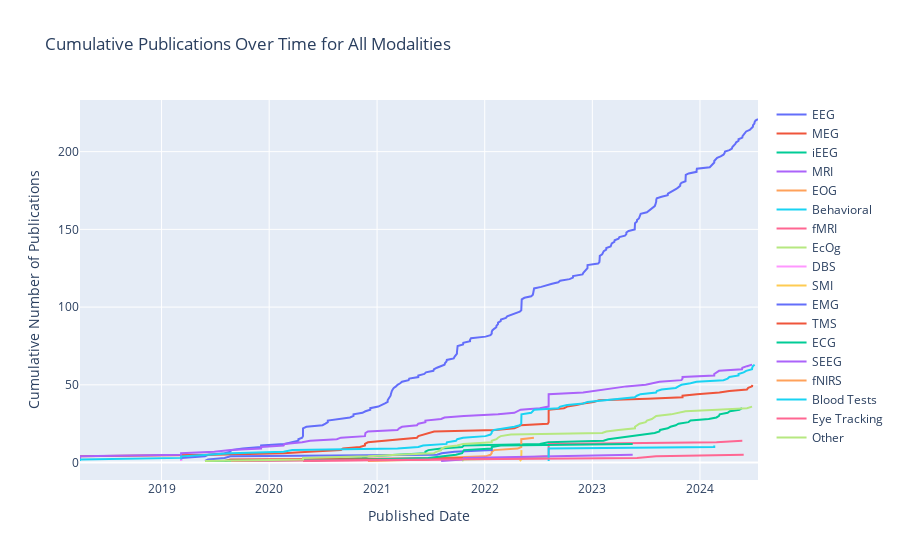

Notebook code cell kept with this figure:
### Markdown cell above
### Figure 4

Figure 4 - Published date x number of datasets x modality

A line graph showing the number of publications over time, segmented by modality

### Code cell
df_fig4 = df[['EEG Modality', 
              'MEG Modality', 
              'iEEG modality',
              'Has MRI',
              'Has EOG',
              'Has Behavioral',
              'Has fMRi',
              'Has EcOg',
              'Has DBS',
              'Has SMI',
              'Has EMG',
              'Has TMS',
              'Has ECG',
              'Has SEEG',
              'Has fNIRS',
              'Has Blood Tests',
              'Eye tracking',
              'Other (put in name)',
              'Published date']]

df_fig4.rename(columns={
    'EEG Modality': 'EEG',
    'MEG Modality': 'MEG',
    'iEEG modality': 'iEEG',
    'Has MRI': 'MRI',
    'Has EOG': 'EOG',
    'Has Behavioral': 'Behavioral',
    'Has fMRi': 'fMRI',
    'Has EcOg': 'EcOg',
    'Has DBS': 'DBS',
    'Has SMI': 'SMI',
    'Has EMG': 'EMG',
    'Has TMS': 'TMS',
    'Has ECG': 'ECG',
    'Has SEEG': 'SEEG',
    'Has fNIRS': 'fNIRS',
    'Has Blood Tests': 'Blood Tests',
    'Eye tracking': 'Eye Tracking',
    'Other (put in name)': 'Other'
}, inplace=True)

# Initialize the dictionary with empty dataframes
dfs_by_modalities = {col: pd.DataFrame(columns=df_fig4.columns) for col in df_fig4.columns if col != 'Published date'}

# Populate the dataframes
for index, row in df_fig4.iterrows():
    for col in dfs_by_modalities.keys():
        if pd.notna(row[col]):
            dfs_by_modalities[col].loc[len(dfs_by_modalities[col])] = row

dfs_by_modalities['EEG'].head()

# Convert 'Published date' to datetime for sorting
for modality, modality_df in dfs_by_modalities.items():
    modality_df['Published date'] = pd.to_datetime(modality_df['Published date'])
    dfs_by_modalities[modality] = modality_df.sort_values(by='Published date')

    # Create a cumulative count of publications over time for each modality
    dfs_by_modalities[modality]['Cumulative Publications'] = range(1, len(modality_df) + 1)

# Create a plotly line graph for all modalities
fig4 = go.Figure()

for modality, modality_df in dfs_by_modalities.items():
    fig4.add_trace(go.Scatter(
        x=modality_df['Published date'],
        y=modality_df['Cumulative Publications'],
        mode='lines',
        name=modality
    ))

fig4.update_layout(
    title='Cumulative Publications Over Time for All Modalities',
    xaxis_title='Published Date',
    yaxis_title='Cumulative Number of Publications'
)

fig4.show()

### Figure 1 — Plotly figure (JSON) as saved in the notebook; plotly's stock layout.template omitted (floating-point values rounded to 4 significant figures; data arrays with more than 128 entries replaced by an {"elided": "..."} marker saying what was removed)
{"data": [{"mode": "lines", "name": "EEG", "type": "scatter", "x": {"elided": "221 str values"}, "y": {"elided": "221 int values"}}, {"mode": "lines", "name": "MEG", "type": "scatter", "x": ["2018-03-30T10:34:00", "2018-03-30T13:14:00", "2018-03-30T14:58:00", "2018-03-30T18:40:00", "2019-06-28T18:20:00", "2020-02-18T20:21:00", "2020-05-15T07:08:00", "2020-08-31T07:30:00", "2020-09-07T08:38:00", "2020-11-03T21:07:00", "2020-11-20T20:41:00", "2020-11-20T20:41:00", "2020-11-30T21:41:00", "2021-01-24T10:37:00", "2021-03-16T21:47:00", "2021-05-16T07:35:00", "2021-05-20T17:51:00", "2021-06-05T23:01:00", "2021-06-23T07:43:00", "2021-07-13T12:17:00", "2022-02-08T02:58:00", "2022-04-11T13:09:00", "2022-04-22T19:51:00", "2022-05-02T14:15:00", "2022-08-02T18:33:00", "2022-08-05T19:55:00", "2022-08-05T19:55:00", "2022-08-05T19:55:00", "2022-08-05T19:55:00", "2022-08-05T19:55:00", "2022-08-05T19:55:00", "2022-08-05T19:55:00", "2022-08-05T19:55:00", "2022-08-05T19:55:00", "2022-09-26T16:19:00", "2022-10-07T15:21:00", "2022-11-08T11:21:00", "2022-11-30T17:54:00", "2023-01-05T14:14:00", "2023-01-23T14:29:00", "2023-07-07T16:31:00", "2023-11-02T20:12:00", "2023-11-02T20:12:00", "2023-12-21T17:05:00", "2024-03-06T18:07:00", "2024-04-09T14:11:00", "2024-06-08T10:01:00", "2024-06-12T15:58:00", "2024-06-25T16:13:00", "2024-06-26T06:05:00"], "y": [1, 2, 3, 4, 5, 6, 7, 8, 9, 10, 11, 12, 13, 14, 15, 16, 17, 18, 19, 20, 21, 22, 23, 24, 25, 26, 27, 28, 29, 30, 31, 32, 33, 34, 35, 36, 37, 38, 39, 40, 41, 42, 43, 44, 45, 46, 47, 48, 49, 50]}, {"mode": "lines", "name": "iEEG", "type": "scatter", "x": ["2020-05-18T16:49:00", "2020-08-17T06:46:00", "2020-11-11T18:39:00", "2020-12-02T21:03:00", "2021-03-10T15:56:00", "2021-06-13T20:10:00", "2021-06-13T20:10:00", "2021-06-23T18:53:00", "2021-08-06T02:20:00", "2021-10-16T12:00:00", "2021-10-22T12:45:00", "2022-07-06T15:43:00", "2022-08-04T18:02:00", "2023-02-08T00:47:00", "2023-02-23T19:33:00", "2023-04-07T11:11:00", "2023-05-17T20:25:00", "2023-06-30T21:13:00", "2023-07-31T08:40:00", "2023-08-16T13:32:00", "2023-08-18T13:22:00", "2023-09-13T16:26:00", "2023-09-22T19:54:00", "2023-10-10T22:55:00", "2023-10-20T00:10:00", "2023-11-23T04:12:00", "2023-11-29T20:55:00", "2024-01-30T13:49:00", "2024-02-26T01:22:00", "2024-03-05T16:27:00", "2024-03-07T19:23:00", "2024-04-03T22:24:00", "2024-04-10T22:04:00", "2024-05-13T17:39:00", "2024-05-22T11:05:00"], "y": [1, 2, 3, 4, 5, 6, 7, 8, 9, 10, 11, 12, 13, 14, 15, 16, 17, 18, 19, 20, 21, 22, 23, 24, 25, 26, 27, 28, 29, 30, 31, 32, 33, 34, 35]}, {"mode": "lines", "name": "MRI", "type": "scatter", "x": ["2018-03-30T10:34:00", "2018-03-30T13:14:00", "2018-03-30T14:58:00", "2018-03-30T18:40:00", "2019-03-08T05:11:00", "2019-03-08T05:11:00", "2019-06-28T18:20:00", "2019-08-22T14:07:00", "2019-12-04T14:40:00", "2019-12-04T14:48:00", "2020-02-18T20:21:00", "2020-02-21T19:41:00", "2020-04-21T23:09:00", "2020-05-18T16:49:00", "2020-08-17T06:46:00", "2020-08-31T07:30:00", "2020-11-20T20:41:00", "2020-11-20T20:41:00", "2020-11-22T09:06:00", "2020-11-30T21:41:00", "2021-03-11T07:46:00", "2021-03-16T21:47:00", "2021-03-26T13:31:00", "2021-05-16T07:35:00", "2021-05-20T17:51:00", "2021-06-13T20:10:00", "2021-06-13T20:10:00", "2021-08-06T02:20:00", "2021-08-17T16:50:00", "2021-10-22T12:45:00", "2022-02-15T02:13:00", "2022-04-11T13:09:00", "2022-04-22T19:51:00", "2022-05-02T14:15:00", "2022-07-06T15:43:00", "2022-08-05T19:55:00", "2022-08-05T19:55:00", "2022-08-05T19:55:00", "2022-08-05T19:55:00", "2022-08-05T19:55:00", "2022-08-05T19:55:00", "2022-08-05T19:55:00", "2022-08-05T19:55:00", "2022-08-05T19:55:00", "2022-11-30T17:54:00", "2023-01-05T14:14:00", "2023-02-08T00:47:00", "2023-03-30T17:04:00", "2023-04-26T11:21:00", "2023-06-30T21:13:00", "2023-07-31T17:42:00", "2023-08-16T13:32:00", "2023-10-30T04:20:00", "2023-11-02T20:12:00", "2023-11-02T20:12:00", "2024-02-18T10:39:00", "2024-02-18T10:39:00", "2024-02-26T01:22:00", "2024-03-05T16:27:00", "2024-05-22T11:05:00", "2024-05-23T16:20:00", "2024-06-08T10:01:00", "2024-06-25T16:13:00"], "y": [1, 2, 3, 4, 5, 6, 7, 8, 9, 10, 11, 12, 13, 14, 15, 16, 17, 18, 19, 20, 21, 22, 23, 24, 25, 26, 27, 28, 29, 30, 31, 32, 33, 34, 35, 36, 37, 38, 39, 40, 41, 42, 43, 44, 45, 46, 47, 48, 49, 50, 51, 52, 53, 54, 55, 56, 57, 58, 59, 60, 61, 62, 63]}, {"mode": "lines", "name": "EOG", "type": "scatter", "x": ["2020-11-30T21:41:00", "2021-06-23T07:43:00", "2021-07-23T00:06:00", "2022-01-03T18:38:00", "2022-01-20T13:46:00", "2022-01-24T19:04:00", "2022-01-24T19:05:00", "2022-02-01T20:21:00", "2022-04-22T19:51:00", "2022-05-04T22:55:00", "2022-05-04T22:56:00", "2022-05-04T22:56:00", "2022-05-04T22:57:00", "2022-05-04T22:57:00", "2022-05-04T22:58:00", "2022-06-16T23:23:00"], "y": [1, 2, 3, 4, 5, 6, 7, 8, 9, 10, 11, 12, 13, 14, 15, 16]}, {"mode": "lines", "name": "Behavioral", "type": "scatter", "x": ["2018-03-30T13:14:00", "2018-03-30T14:58:00", "2019-03-08T05:11:00", "2019-03-08T05:11:00", "2019-06-07T19:41:00", "2019-08-24T11:03:00", "2020-02-18T20:21:00", "2020-03-19T13:15:00", "2021-03-11T07:46:00", "2021-05-20T17:51:00", "2021-06-05T23:01:00", "2021-08-24T07:53:00", "2021-08-25T12:12:00", "2021-09-25T10:34:00", "2021-09-29T17:02:00", "2021-10-19T13:51:00", "2022-01-03T18:38:00", "2022-01-20T13:46:00", "2022-01-24T19:04:00", "2022-01-24T19:05:00", "2022-02-01T20:21:00", "2022-03-13T21:32:00", "2022-04-11T13:09:00", "2022-04-29T20:29:00", "2022-05-04T22:55:00", "2022-05-04T22:56:00", "2022-05-04T22:56:00", "2022-05-04T22:57:00", "2022-05-04T22:57:00", "2022-05-04T22:58:00", "2022-05-05T13:49:00", "2022-06-07T15:05:00", "2022-06-14T15:45:00", "2022-06-17T10:33:00", "2022-09-07T12:52:00", "2022-09-13T14:57:00", "2022-10-07T15:21:00", "2022-12-01T08:29:00", "2022-12-15T13:00:00", "2023-02-08T00:47:00", "2023-03-17T15:10:00", "2023-05-24T17:04:00", "2023-06-01T03:00:00", "2023-06-13T03:10:00", "2023-08-05T03:11:00", "2023-08-07T12:06:00", "2023-08-23T16:36:00", "2023-10-10T22:55:00", "2023-10-20T00:10:00", "2023-10-30T04:20:00", "2023-11-29T20:55:00", "2023-12-20T10:28:00", "2024-03-20T18:56:00", "2024-04-03T22:24:00", "2024-04-09T21:19:00", "2024-05-10T18:56:00", "2024-05-10T18:56:00", "2024-05-28T06:57:00", "2024-06-05T14:38:00", "2024-06-25T16:13:00", "2024-06-26T06:05:00", "2024-06-28T11:20:00", "2024-07-04T08:07:00"], "y": [1, 2, 3, 4, 5, 6, 7, 8, 9, 10, 11, 12, 13, 14, 15, 16, 17, 18, 19, 20, 21, 22, 23, 24, 25, 26, 27, 28, 29, 30, 31, 32, 33, 34, 35, 36, 37, 38, 39, 40, 41, 42, 43, 44, 45, 46, 47, 48, 49, 50, 51, 52, 53, 54, 55, 56, 57, 58, 59, 60, 61, 62, 63]}, {"mode": "lines", "name": "fMRI", "type": "scatter", "x": ["2020-04-24T18:49:00", "2021-08-17T16:50:00", "2022-04-11T13:09:00", "2022-08-05T19:55:00", "2022-08-05T19:55:00", "2022-08-05T19:55:00", "2022-08-05T19:55:00", "2022-08-05T19:55:00", "2022-08-05T19:55:00", "2022-08-05T19:55:00", "2022-08-05T19:55:00", "2022-08-05T19:55:00", "2024-02-26T01:22:00", "2024-05-23T16:20:00"], "y": [1, 2, 3, 4, 5, 6, 7, 8, 9, 10, 11, 12, 13, 14]}, {"mode": "lines", "name": "EcOg", "type": "scatter", "x": ["2021-10-16T12:00:00", "2021-10-22T12:45:00", "2022-08-04T18:02:00"], "y": [1, 2, 3]}, {"mode": "lines", "name": "DBS", "type": "scatter", "x": ["2019-03-08T05:11:00", "2019-03-08T05:11:00"], "y": [1, 2]}, {"mode": "lines", "name": "SMI", "type": "scatter", "x": ["2022-04-29T20:29:00", "2022-05-04T22:55:00", "2022-05-04T22:56:00", "2022-05-04T22:56:00", "2022-05-04T22:57:00", "2022-05-04T22:57:00", "2022-05-04T22:58:00", "2022-05-05T13:49:00"], "y": [1, 2, 3, 4, 5, 6, 7, 8]}, {"mode": "lines", "name": "EMG", "type": "scatter", "x": ["2019-05-28T11:48:00", "2019-06-07T19:41:00", "2019-08-02T15:03:00", "2019-08-22T14:07:00", "2021-07-23T00:06:00", "2021-08-08T03:26:00", "2021-09-20T13:44:00", "2022-01-24T19:04:00", "2022-01-24T19:05:00"], "y": [1, 2, 3, 4, 5, 6, 7, 8, 9]}, {"mode": "lines", "name": "TMS", "type": "scatter", "x": ["2019-08-02T15:03:00", "2019-08-22T14:07:00", "2022-02-15T02:13:00"], "y": [1, 2, 3]}, {"mode": "lines", "name": "ECG", "type": "scatter", "x": ["2019-05-28T11:48:00", "2020-11-30T21:41:00", "2021-06-23T07:43:00", "2021-08-08T03:26:00", "2021-09-25T10:34:00", "2021-10-16T12:00:00", "2021-10-19T13:51:00", "2021-10-22T12:45:00", "2022-01-24T19:04:00", "2022-01-24T19:05:00", "2022-02-24T03:20:00", "2023-05-17T20:25:00"], "y": [1, 2, 3, 4, 5, 6, 7, 8, 9, 10, 11, 12]}, {"mode": "lines", "name": "SEEG", "type": "scatter", "x": ["2021-08-06T02:20:00", "2021-10-16T12:00:00", "2021-10-22T12:45:00", "2022-08-04T18:02:00", "2023-05-17T20:25:00"], "y": [1, 2, 3, 4, 5]}, {"mode": "lines", "name": "fNIRS", "type": "scatter", "x": ["2022-02-15T04:52:00"], "y": [1]}, {"mode": "lines", "name": "Blood Tests", "type": "scatter", "x": ["2022-08-05T19:55:00", "2022-08-05T19:55:00", "2022-08-05T19:55:00", "2022-08-05T19:55:00", "2022-08-05T19:55:00", "2022-08-05T19:55:00", "2022-08-05T19:55:00", "2022-08-05T19:55:00", "2022-08-05T19:55:00", "2024-02-18T10:39:00", "2024-02-18T10:39:00"], "y": [1, 2, 3, 4, 5, 6, 7, 8, 9, 10, 11]}, {"mode": "lines", "name": "Eye Tracking", "type": "scatter", "x": ["2019-08-24T11:03:00", "2021-07-12T19:38:00", "2023-06-01T11:51:00", "2023-08-05T03:11:00", "2024-05-28T06:57:00"], "y": [1, 2, 3, 4, 5]}, {"mode": "lines", "name": "Other", "type": "scatter", "x": ["2019-05-28T11:48:00", "2020-04-24T15:27:00", "2020-04-24T15:28:00", "2020-11-30T21:41:00", "2021-03-11T07:46:00", "2021-07-12T19:38:00", "2021-07-23T00:06:00", "2021-08-06T02:20:00", "2021-08-08T03:26:00", "2021-08-19T13:50:00", "2021-09-29T17:02:00", "2021-10-19T13:51:00", "2022-01-24T19:04:00", "2022-01-24T19:05:00", "2022-02-09T22:18:00", "2022-02-15T02:13:00", "2022-02-24T03:20:00", "2022-03-30T09:29:00", "2023-02-03T09:56:00", "2023-02-17T08:53:00", "2023-03-30T17:04:00", "2023-05-25T16:41:00", "2023-05-25T16:55:00", "2023-06-01T11:51:00", "2023-06-09T21:11:00", "2023-06-30T21:13:00", "2023-07-05T00:22:00", "2023-07-21T19:05:00", "2023-07-31T17:42:00", "2023-08-05T16:56:00", "2023-09-25T03:48:00", "2023-10-19T10:58:00", "2023-11-12T22:23:00", "2024-02-28T05:59:00", "2024-06-08T10:01:00", "2024-06-25T16:13:00"], "y": [1, 2, 3, 4, 5, 6, 7, 8, 9, 10, 11, 12, 13, 14, 15, 16, 17, 18, 19, 20, 21, 22, 23, 24, 25, 26, 27, 28, 29, 30, 31, 32, 33, 34, 35, 36]}], "layout": {"title": {"text": "Cumulative Publications Over Time for All Modalities"}, "xaxis": {"title": {"text": "Published Date"}}, "yaxis": {"title": {"text": "Cumulative Number of Publications"}}}}
